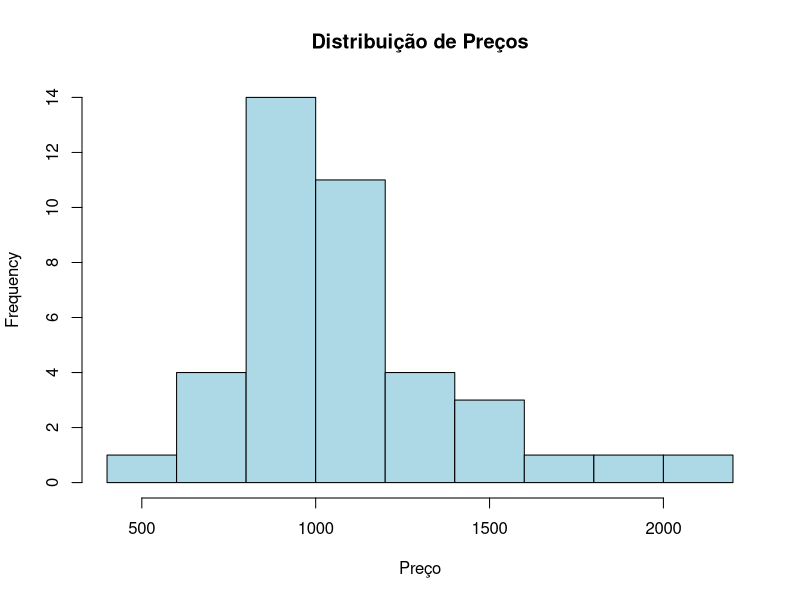
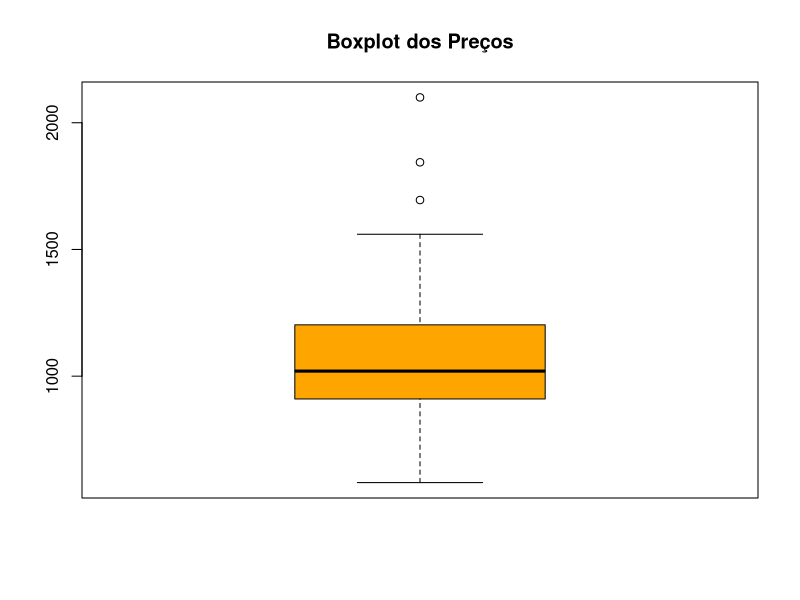
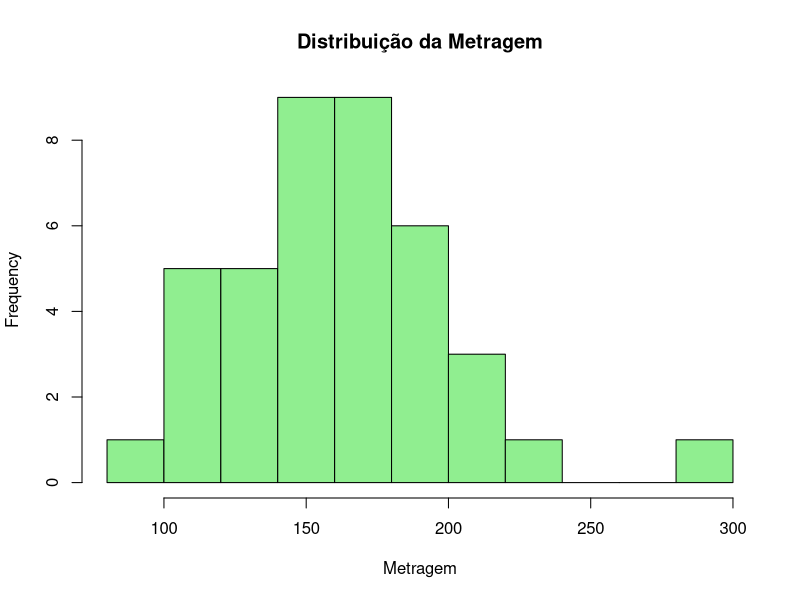

The R source for these figures, in order:
#Script: imoveis-com-branches
# Projeto: Imoveis

# =========================
# 1. Leitura do banco de dados
# =========================

# Definir diretório (opcional)
# setwd("caminho/da/sua/pasta")

# Leitura do arquivo CSV
dados_imoveis <- read.csv("imoveis - imoveis.csv", 
                          header = TRUE, 
                          sep = ",", 
                          stringsAsFactors = FALSE)

# Visualizar dados
head(dados_imoveis)
str(dados_imoveis)


# =========================
# 2. Gráficos
# =========================

# Histograma (exemplo com preço)
hist(dados_imoveis$preco,
     main = "Distribuição de Preços",
     xlab = "Preço",
     col = "lightblue")

# Boxplot
boxplot(dados_imoveis$preco,
        main = "Boxplot dos Preços",
        col = "orange")


# =========================
# 3. Medidas
# =========================

# Média
mean(dados_imoveis$preco, na.rm = TRUE)

# Mediana
median(dados_imoveis$preco, na.rm = TRUE)

# Desvio padrão
sd(dados_imoveis$preco, na.rm = TRUE)

# Resumo geral
summary(dados_imoveis)


# Histograma da metragem
hist(dados_imoveis$metragem,
     main = "Distribuição da Metragem",
     xlab = "Metragem",
     col = "lightgreen")
